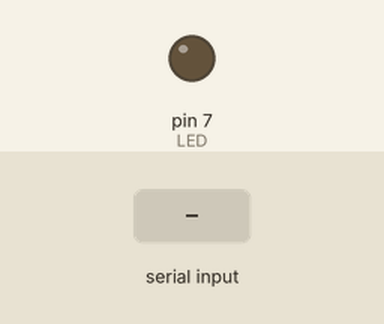
Recording of a sketch running on a simulated Arduino Uno, built with avr-gcc and run on an emulated ATmega328P. Parts: output pins drawn as LEDs (lit = HIGH). The test bench sets the inputs (shaded band). What the sketch prints to the serial monitor is not drawn.

Above: at 1.2 s.
1.3 s: byte 30 received over Serial
At 1.6 s:
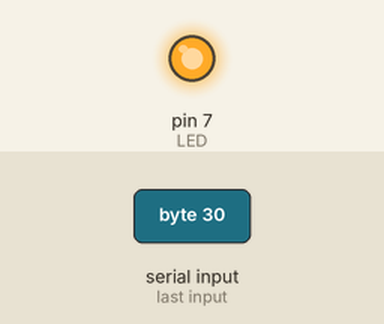
Timing chart, 0 to 4.3 s (numbered marks = the images above; inputs shaded):
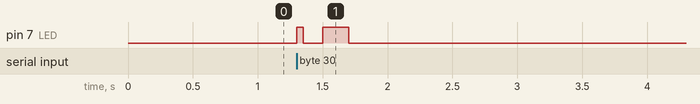

The sketch:

li_fi_transmitter.ino
```cpp
/*
 * transmitter code transmitts the corresponding byte values each character as laser HIGH and LOW signal
 * 1 staes laser HIGH and 0 as LOW
 *
 * 'bin.h' contains binary val for each character, Here I just worked with 128 char but can be easily expended to full 256 ASCII char
 * for each char there are actually 9 bits send, first bit being always HIGH, which helps to sync the receiver and ignored by receiver while listening
 *
 */
#include "bin.h"

#define LED 7      //pin t0 send signal to laser
#define bits 8

const int txnDelay=50;           //pulse width
void setup() {
  Serial.begin(9600);
  pinMode(7,OUTPUT);
  Serial.println("Ready to Send");
}

void loop() {
  //reading char from serial monitor and passing it to sendChar() one by one
  if(Serial.available() > 0) {
    while(Serial.available() > 0) {
      int n =  Serial.read();
      if(n >= 0){
         sendChar((char)n);
         delay(txnDelay);
        }
      }
    }
  }


void sendChar(char c){
  Start();  //it sends the first sync bit
  for(int i=0;i<bits;i++){
    Send(bins[c][i]);
  }
}

//1 as HIGH and 0 as LOW
void Send(int k){
  if(k==1){
    digitalWrite(LED,HIGH);
    delay(txnDelay);
    digitalWrite(LED,LOW);
  }
  else{
    delay(txnDelay);
  }
}

void Start(){
    digitalWrite(LED,HIGH);
    delay(txnDelay);
    digitalWrite(LED,LOW);
}
```

Source omitted: bin.h (data table, 2714 bytes)

Measured:
- after the input at 1.3 s, pin 7 (LED): LOW → HIGH at once, → LOW 0.05 s later, → HIGH 0.15 s later, → LOW 0.20 s later
